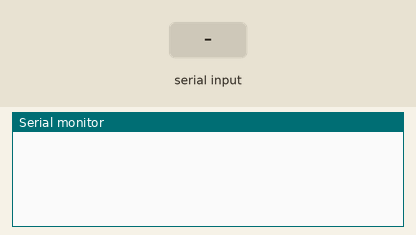
This sketch was run on a simulated Arduino Uno, built with avr-gcc and run on an emulated ATmega328P. Parts: the last lines printed to the serial monitor. The test bench sets the inputs (shaded band).

Above: at 1.2 s.
1.3 s: "manual" received over the second serial link
At 3.5 s:
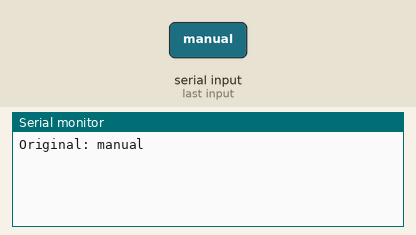
3.8 s: "auto" received over the second serial link
At 5.5 s:
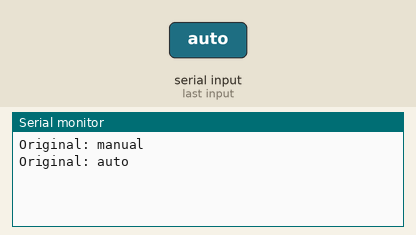
6.2 s: "startX" received over the second serial link
At 8.4 s:
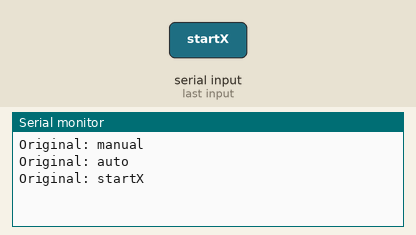
8.7 s: "endX" received over the second serial link
At 10.4 s:
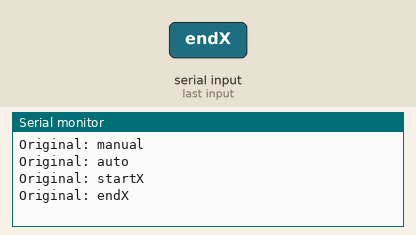
11.1 s: "startY" received over the second serial link
At 13.2 s:
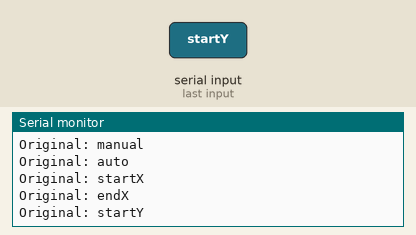
13.5 s: "endY" received over the second serial link
At 15.3 s:
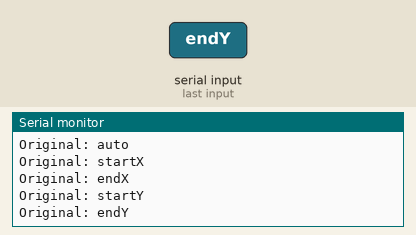

Measured:
- after the input at 1.3 s, the serial monitor: prints a new line after 1.0 s (image 1)
- after the input at 3.8 s, the serial monitor: prints a new line after 1.0 s (image 2)
- after the input at 6.2 s, the serial monitor: prints a new line after 1.0 s (image 3)
- after the input at 8.7 s, the serial monitor: prints a new line after 1.0 s (image 4)
- after the input at 11.1 s, the serial monitor: prints a new line after 1.0 s (image 5)
- after the input at 13.5 s, the serial monitor: prints a new line after 1.0 s (image 6)

The sketch:

Bluetooth_Parser_Master.ino
```cpp
#include <SoftwareSerial.h>
#include <string.h>
#include <Wire.h>
#define LED_PIN 2

SoftwareSerial mySerial(3, 2); // TX, RX
// Connect HM10      Arduino Uno
//     Pin 1/TXD          Pin 3
//     Pin 2/RXD          Pin 2

void setup() {
  Serial.begin(9600);
  Wire.begin(); // join i2c bus (address optional for master)
  // If the baudrate of the HM-10 module has been updated,
  // you may need to change 9600 by another value
  // Once you have found the correct baudrate,
  // you can update it using AT+BAUDx command
  // e.g. AT+BAUD0 for 9600 bauds
  mySerial.begin(9600);
}

//example automatic command
//"auto,cameraType:camera,filmType:timpelapse,startX:degrees,startY:degrees,startZ:degrees,endX:degrees,endY:degrees,endZ:degrees,"

int array_size;
String mode; //auto or manual

void loop() {
  String c;
  if (mySerial.available()) {
    c = mySerial.readString();
    //below are sample strings. One is manual and one is auto
    //c = "manual,up,manual,right,manual,left,manual,photo,";

    //c = "auto,type:camera,film:timpelapse,startX:degrees,startY:12,startZ:0,endX:60,endY:80,endZ:15,";
    Serial.print("Original: ");
    Serial.println(c);
    delay(100);
    //String *s;
    //s = parseCommand(c);
  }
}

String * parseCommand(String s){ //separates string whenever a comma is read
    int commas = 0;
    for (int i = 0; i < s.length(); i++){ //checks every character in string
        if (s[i] == ','){ //finds number of commas in string
          commas++;
        }
    }

    array_size = commas;
    String myarray[commas]; //size of array is number of commas
    String temp = "";
    int index = 0;
    for (int i = 0; i < s.length(); i++){
        if (s[i] != ','){
          temp += s[i];
        }
        if (s[i] == ','){
          myarray[index] = temp;
          index++;
          temp = "";
        }
    }
    mode = myarray[0]; //the first string found should be "auto" or "manual" so it knows what mode
    Serial.println("Parsed Strings: "); //Separated strings are in this for loop
    for (int j = 1; j < array_size; j++){ //j starts at 1 because 0 index is the mode
        if (mode == "manual" && j%2 != 0){ //if manual mode, then commands only have odd index because every other string is "manual"
          //here is where the manual commands can be accessed
          //myarray[j] will be a manual command so up, left, down, right, photo


          //if(myarray[j] == "left" || myarray[j] == "right") {
              //Wire.beginTransmission(8); // transmit to device #8 which handles x movement
              //Wire.write(myarray[j]);        // sends command
              //Wire.endTransmission();    // stop transmitting
          //}

          //if(myarray[j] == "up" || myarray[j] == "down" || myarray[j] == "photo") {
              //Wire.beginTransmission(9); // transmit to device #9 which handles y movement
              //Wire.write(myarray[j]);        // sends command
              //Wire.endTransmission();    // stop transmitting
          //}

          //if(myarray[j] == "rotateup" || myarray[j] == "rotatedown") {
              //Does not need to transmit command to another arduino. This circuit code handles z movement
              //if (myarray[j] == "rotateup") {rotateStepper(20);}
              //if (myarray[j] == "rotatedown") {rotateStepper(-20);}
          //}

          Serial.println(myarray[j]); //modify code here to use
        }

        if (mode == "auto"){ //If mode is auto, separate keys and values
            Serial.println(myarray[j]);
            SeparateKey(myarray[j]); //in this case each myarray[j] will be a string in this form key:value. A key and value separated by colon
        }

    }
    //once automaticMode function is worked on, it should be called here
    //automaticMode(all the variables that need to be input)
    return myarray;
}


//separates the key:value string into 2 strings. 1 for key and 1 for value
//Also converts the values from strings to doubles if that's necessary
void SeparateKey(String s){
    String key = "";
    String value = "";
    bool endofkey = false;
    int index = 0;
    for (int i = 0; i < s.length(); i++){
        if (s[i] != ':' && !endofkey){ //if the char is not a colon and no colon found, add char to key string
          key += s[i];
        }
        if (s[i] == ':'){ ////if the char is a colon, key is done and value is next
          endofkey = true;
        }
        if (s[i] != ':' && endofkey){ //if the char is not a colon and colon already found, add char to value string
          value += s[i];
        }
    }
    //prints key and value for testing
    Serial.print("Key: ");
    Serial.println(key);
    Serial.print("Value: ");
    Serial.println(value);

    double dVal;

    //The code below should be modified depending on how exactly you want the automatic commands to work
    //Probably need to make these global variables
    double xStart;
    double xEnd;
    double yStart;
    double yEnd;
    double zStart;
    double zEnd;
    //a few lines so that the values for certain keys become ints/doubles instead of strings
    if (key == "startX" || key == "endX" || key == "startY" || key == "endY" || key == "startZ" || key == "endZ"){
        const char *mychar = value.c_str();
        dVal = atof(mychar);
        Serial.println(dVal); //prints just the double value
    }

    //assigns double values to the corresponding variable
    //Since this function only takes 1 part of the command at a time, it needs to store values before passing them to automaticMode function
    if (strcmp(key.c_str(),"startX")==0) {
        xStart = dVal;
    }
    else if (strcmp(key.c_str(),"endX")==0) {
        xEnd = dVal;
    }
    else if (strcmp(key.c_str(),"startY")==0) {
        yStart = dVal;
    }
    else if (strcmp(key.c_str(),"endY")==0) {
        yEnd = dVal;
    }
    else if (strcmp(key.c_str(),"startZ")==0) {
        zStart = dVal;
    }
    else if (strcmp(key.c_str(),"endZ")==0) {
        zEnd = dVal;
    }
    else { Serial.println("ERROR: Invalid Key!"); }

}


//This function should take in all of the values from an automatic command and perform the corresponding action
//Not sure what the inputs are right now or what they do
void automaticMode(double xStart, double xEnd, double yStart, double yEnd, double zStart, double zEnd, String mode, float totaltime, float shutterspeed){
    //performs a few calculations first. Finds number of pictures and distance to move between each picture
    //sends X values to device #8
    //sends Y values to device #9
    //uses Z values here
}
```
